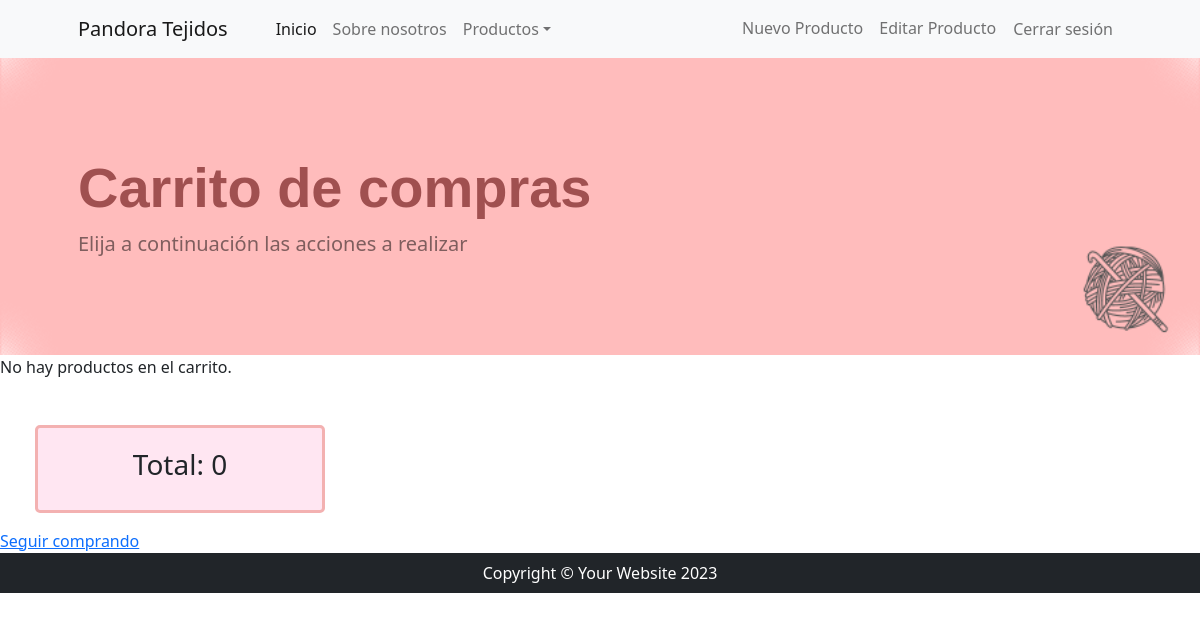
Before: /pandora/carrito/ (signed in) with the older database file.
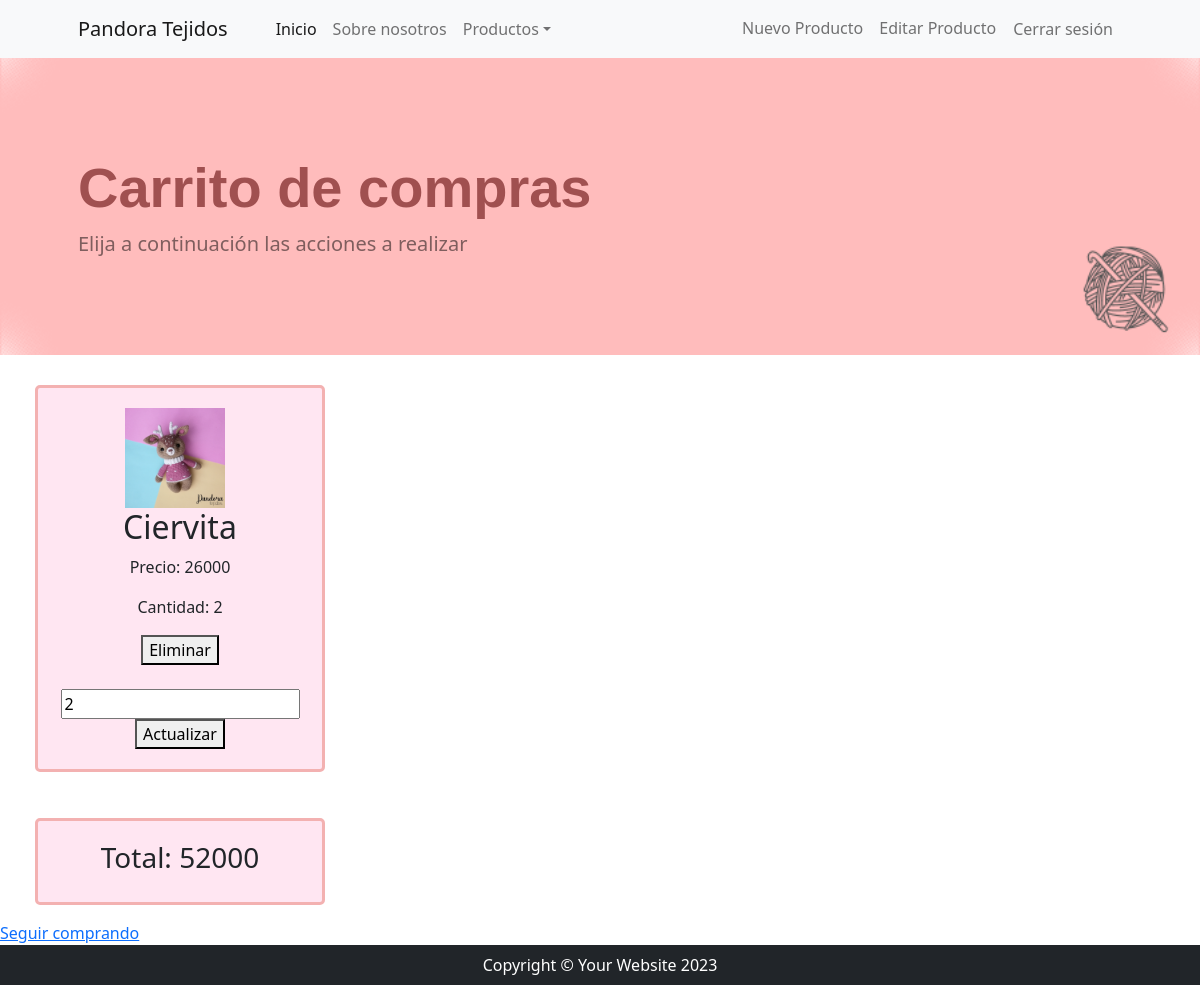
After: the same page with the newer database file.
### pandora/models.py (models this page shows, shortened)
class Carrito(models.Model):
    user = models.ForeignKey(User, null=True, on_delete=models.SET_NULL)
    amigurumi = models.ForeignKey(Amigurumis, on_delete=models.CASCADE)
    cantidad = models.PositiveIntegerField(default=1)

class Amigurumis(models.Model):
    nombre = models.CharField(max_length=50)
    imagen = models.ImageField(upload_to='amigurumis/')
    categoria = models.CharField(max_length=50)
    subcategoria = models.CharField(max_length=50)
    precio = models.IntegerField()
    stock = models.IntegerField()
    descripcion = models.TextField()

### pandora/views.py (the view)
# urls.py: path('carrito/', carrito_view, name='carrito'),
def carrito_view(req):
    if req.user.is_authenticated:
        carrito_items = Carrito.objects.filter(user=req.user)
        total = sum(item.amigurumi.precio * item.cantidad for item in carrito_items)
        return render(req, 'carrito.html', {'carrito_items': carrito_items, 'total': total})
    else:
        return redirect('Login')

### pandora/templates/carrito.html (shortened to what this page needs)
{% extends 'padre.html' %}
{% block cambioencabezado %}
          <h1 class="display-4 fw-bolder" style="font-family: 'NombreDeLaFuente', Verdana, Geneva, Tahoma, sans-serif; color: #a05050;">Carrito de compras</h1>
          <p class="lead fw-normal text-black-50 mb-0">Elija a continuación las acciones a realizar</p>
{% endblock cambioencabezado %}
{% block cambios1 %}
<ul style="list-style-type: none; padding: 0; display: flex; flex-wrap: wrap; gap: 10px;">
    {% for item in carrito_items %}
    <li style="flex: 0 1 calc(25% - 10px); margin-left: 35px; margin-top: 30px;">
        <div style="border: 3px solid #f3b1b1; border-radius: 5px; padding: 20px; background-color: #ffe6f2; text-align: center;">
            <img src="{{ item.amigurumi.imagen.url }}" alt="{{ item.amigurumi.nombre }}" style="width: 100px; height: auto; margin-right: 10px;">
            <div>
                <h2>{{ item.amigurumi.nombre }}</h2>
                <p>Precio: {{ item.amigurumi.precio }}</p>
                <p>Cantidad: {{ item.cantidad }}</p>
                <form action="{% url 'eliminar_producto' item.id %}" method="post">
                    <button type="submit">Eliminar</button>
                </form>
                <br>
                <form action="{% url 'actualizar_cantidad' item.id %}" method="post">
                    <input type="number" name="cantidad" value="{{ item.cantidad }}" min="1">
                    <button type="submit">Actualizar</button>
                </form>
            </div>
        </div>
    </li>
    {% empty %}
    <li>No hay productos en el carrito.</li>
    {% endfor %}
</ul>
<ul style="list-style-type: none; padding: 0; display: flex; flex-wrap: wrap; gap: 10px;">
    <li style="flex: 0 1 calc(25% - 10px); margin-left: 35px; margin-top: 30px;">
        <div style="border: 3px solid #f3b1b1; border-radius: 5px; padding: 20px; background-color: #ffe6f2; text-align: center;">
            <h3>Total: {{ total }}</h3>
        </div>
    </li>
</ul>
<a href="{% url 'listaamigurumis' %}">Seguir comprando</a>
{% endblock cambios1 %}

Changed rows visible on the page:
added Carrito: amigurumi.imagen (picture), amigurumi.nombre "Ciervita", amigurumi.precio "26000", cantidad "2"
Other visible differences:
{{ total }}: "0" → "52000"
text no longer shown: "No hay productos en el carrito."
